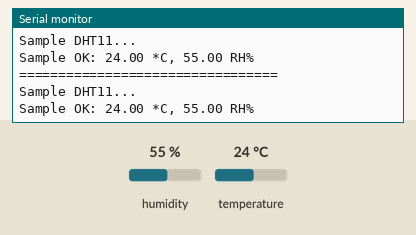
Bench run of a sketch on a simulated Arduino Uno, built with avr-gcc and run on an emulated ATmega328P. On the bench: the last lines printed to the serial monitor. The test bench sets the inputs (shaded band); at power-on: humidity 55 %, temperature 24 °C.

Above: at 3.8 s.
3.9 s: humidity set to 22 %
At 7.0 s:
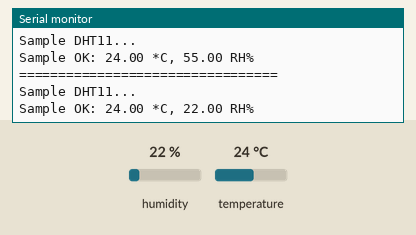
7.8 s: temperature set to 12 °C
At 10.2 s:
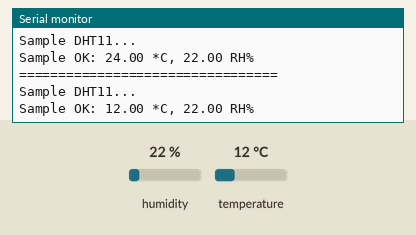
11.7 s: humidity set to 40 %
At 13.4 s:
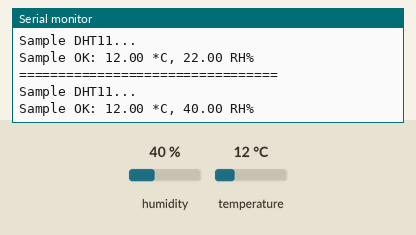
Timing chart, 0 to 14.9 s (numbered marks = the images above; inputs shaded):
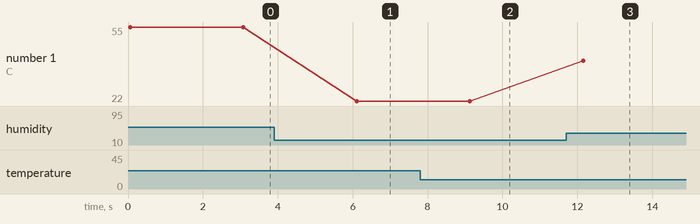

The sketch:

DHT11.ino
```cpp
#include <SimpleDHT.h>
int pinDHT11 = 2;
SimpleDHT11 dht11(pinDHT11);
void setup() { Serial.begin(9600); }
void loop() {
 Serial.println("=================================");
 Serial.println("Sample DHT11...");
 float temperature = 0;
 float humidity = 0;
 int err = SimpleDHTErrSuccess;
 if((err=dht11.read2(&temperature, &humidity, NULL)) != SimpleDHTErrSuccess){
 Serial.print("Read DHT11 failed, err=");
 Serial.println(err);
 delay(1000);
 return;
 }
 Serial.print("Sample OK: ");
 Serial.print((float)temperature);
 Serial.print(" *C, ");
 Serial.print((float)humidity);
 Serial.println(" RH%");
 delay(3000); // DHT11 sampling rate is 1HZ.
}
```

Measured:
- after the input at 3.9 s, the serial monitor: prints a new line after 2.2 s (image 1)
- after the input at 7.8 s, the serial monitor: prints a new line after 1.3 s (image 2)
- after the input at 11.7 s, the serial monitor: prints a new line after 0.45 s (image 3)
- plotted number 1: 55 → 22 after the input at 3.9 s, 22 → 40 after the input at 11.7 s
